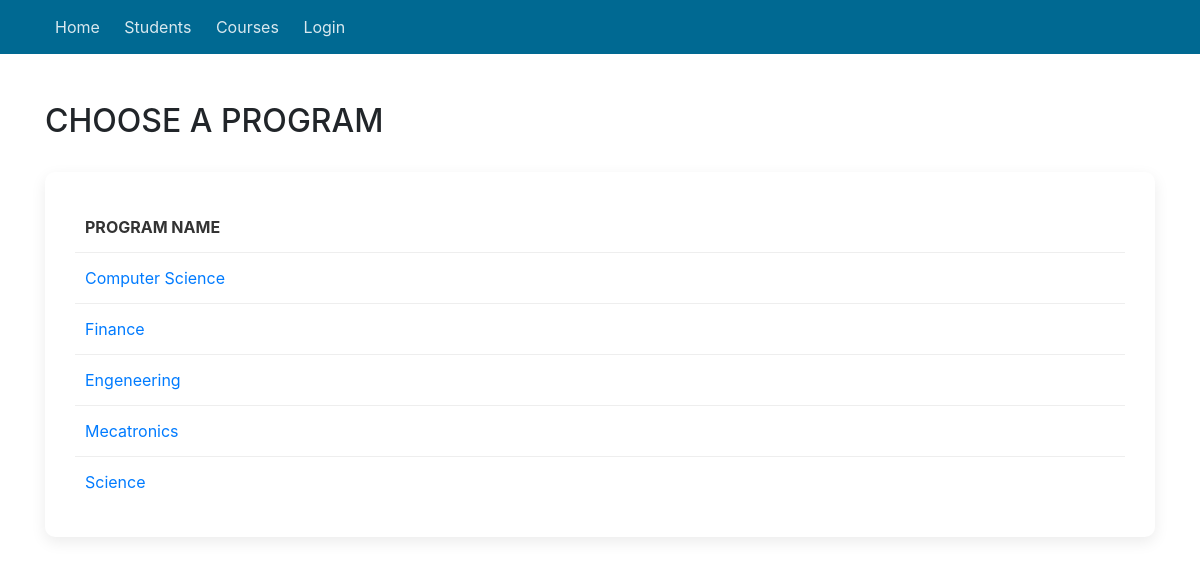
Screenshot of /programs/ with the database file from the repository.
### sems/models.py (models this page shows)
class Program(models.Model):
    name = models.CharField(max_length=200)
    summary = models.CharField(max_length=600, null=True, blank=True)
    def __str__(self):
        return self.name

### sems/views.py (the view)
# urls.py: path('programs/', views.programs_view, name='programs'),
def programs_view(request):
    programs = Program.objects.all()
    return render (
        request,
        'programs_list.html',
        {'programs': programs},
    )

### sems/templates/programs_list.html (shortened to what this page needs)
{% extends 'base_generic.html' %}
{% block content %}
<br/>
<h2 class="text-uppercase">Choose a Program</h2>
<br/>
<div class="shadow-box">
{% if programs %}
<table>
    <thead>
        <tr>
            <th>Program name</th>
        </tr>
    </thead>
    {% for p in programs %}
        <tr>
            <td><a href="{% url 'program_single' pk=p.pk %}">{{ p }}</a></td>
        </tr>
    {% endfor %}
    </table>
{% else %}
<p>There are no programs available</p>
{% endif %}
</div>
{% endblock %}

### sems/static/css/main.css (style rules this page uses)
* { --main-color: #006992; }
body { background-color: #fff; }
.shadow-box { box-shadow: 0 5px 15px rgba(0,0,0,0.08); background-color: #fff; padding: 30px; border-radius: 10px; }
table { width: 100%; }
td, th { padding: 15px 10px; border-top: 1px solid #eee; color: #777; }
th { border: none; color: #333; background-color: #fff; text-transform: uppercase; }

### rows the page displays
Program: name "Computer Science"
Program: name "Finance"
Program: name "Engeneering"
Program: name "Mecatronics"
Program: name "Science"
